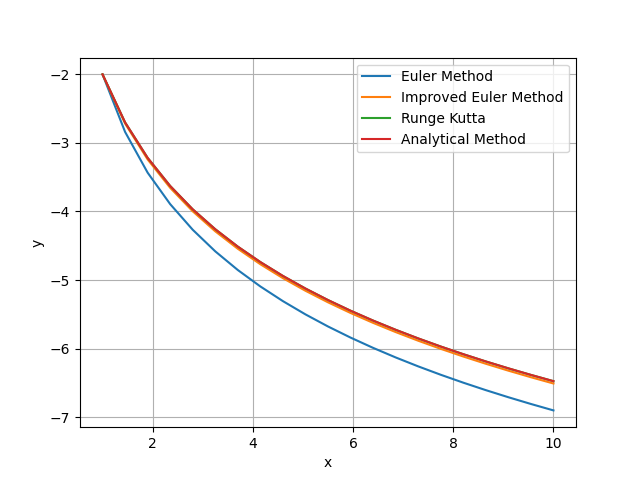

Here is the Python script that generated this plot:
import matplotlib.pyplot as plt
import numpy as np

class DifferentialEquation:
    def __init__(self, x_0=1, y_0=-2, X=7, n=60, N=120, check_E=True, check_IE=True, check_RK=True, check_exact=True):
        """
        :param check_E: if True prints Euler's method
        :param check_IE: if True prints Improved Euler's method
        :param check_RK: if True prints Runge-Kutta's method
        :param check_exact: if True prints exact solution
        """

        self.x_0 = x_0
        self.y_0 = y_0
        self.X = X
        self.n = n
        self.N = N
        self.check_E = check_E
        self.check_IE = check_IE
        self.check_RK = check_RK
        self.check_exact = check_exact
        self.h = (self.X - self.x_0) / self.n
        self.x_array = np.arange(self.x_0, self.X + self.h, self.h)
        self.C = 1 / self.x_0 - 1 / (np.exp(self.y_0) * self.x_0 ** 2)

    def solve(self):

        self.em = Euler_Method(self.x_0, self.y_0, self.X, self.n, self.N)
        self.iem = Improved_Euler_Method(self.x_0, self.y_0, self.X, self.n, self.N)
        self.rk = Runge_Kutta(self.x_0, self.y_0, self.X, self.n, self.N)
        self.am = Exact(self.x_0, self.y_0, self.X, self.n, self.N)

    def prime_function(self, x, y):
        """
        :param x: corresponding x
        :param y: corresponding y
        :return: result of y_prime(x,y)
        """
        return np.exp(y) - 2 / x

    def functions(self):
        """
        return: graph of functions
        """
        self.all_y = np.array([])
        self.labels = np.array([])
        if self.check_E == True:
            self.all_y = np.append(self.all_y, self.em.solve())
            self.labels = np.append(self.labels, "Euler Method")
        if self.check_IE == True:
            self.all_y = np.append(self.all_y, self.iem.solve())
            self.labels = np.append(self.labels, "Improved Euler Method")
        if self.check_RK == True:
            self.all_y = np.append(self.all_y, self.rk.solve())
            self.labels = np.append(self.labels, "Runge Kutta")
        if self.check_exact == True:
            self.all_y = np.append(self.all_y, self.am.solve())
            self.labels = np.append(self.labels, "Analytical Method")
        if self.labels.size > 0:
            self.all_y = np.array_split(self.all_y, self.labels.size)
            for i in range(self.labels.size):
                plt.plot(self.x_array, self.all_y[i], label=self.labels[i])
            plt.legend()
        plt.grid()
        plt.xlabel("x")
        plt.ylabel("y")
        plt.savefig("functions.png")
        return plt.show()

    def GTE(self):
        """
        return: plot of GTE for some methods
        """
        self.y_exact = self.am.solve()
        self.all_y_err = np.array([])
        self.labels = np.array([])
        if self.check_E == True:
            self.all_y_err = np.append(self.all_y_err, abs(self.em.solve() - self.y_exact))
            self.labels = np.append(self.labels, "Euler Method")
        if self.check_IE == True:
            self.all_y_err = np.append(self.all_y_err, abs(self.iem.solve() - self.y_exact))
            self.labels = np.append(self.labels, "Improved Euler Method")
        if self.check_RK == True:
            self.all_y_err = np.append(self.all_y_err, abs(self.rk.solve() - self.y_exact))
            self.labels = np.append(self.labels, "Runge Kutta")
        if self.labels.size > 0:
            self.all_y_err = np.array_split(self.all_y_err, self.labels.size)
            for i in range(self.labels.size):
                plt.plot(self.x_array, self.all_y_err[i], label=self.labels[i])
            plt.legend()
        plt.grid()
        plt.xlabel("x")
        plt.ylabel("y")
        plt.savefig("GTE.png")
        return plt.show()

    def LTE(self):
        """
        return: plot of LTE for some methods
        """
        self.y_exact = self.am.solve()
        self.all_y_err = np.array([])
        self.labels = np.array([])
        if self.check_E == True:
            self.all_y_err = np.append(self.all_y_err, abs(self.em.solve_LTE(self.y_exact) - self.y_exact))
            self.labels = np.append(self.labels, "Euler Method")
        if self.check_IE == True:
            self.all_y_err = np.append(self.all_y_err, abs(self.iem.solve_LTE(self.y_exact) - self.y_exact))
            self.labels = np.append(self.labels, "Improved Euler Method")
        if self.check_RK == True:
            self.all_y_err = np.append(self.all_y_err, abs(self.rk.solve_LTE(self.y_exact) - self.y_exact))
            self.labels = np.append(self.labels, "Runge Kutta")
        if self.labels.size > 0:
            self.all_y_err = np.array_split(self.all_y_err, self.labels.size)
            for i in range(self.labels.size):
                plt.plot(self.x_array, self.all_y_err[i], label=self.labels[i])
            plt.legend()
        plt.grid()
        plt.xlabel("x")
        plt.ylabel("y")
        plt.savefig("LTE.png")
        return plt.show()

    def GTEM(self, step = 1):
        """
        for each step in range between n and N make approximation and plot maximum for each step
        param step: size of step
        return: plot of max GTE
        """
        self.labels = np.array([])
        if self.check_E == True:
            self.labels = np.append(self.labels, "Euler Method")
        if self.check_IE == True:
            self.labels = np.append(self.labels, "Improved Euler Method")
        if self.check_RK == True:
            self.labels = np.append(self.labels, "Runge Kutta")
        self.max_errs = []
        self.n_arr = np.arange(self.n, self.N + step, step)
        for i in self.n_arr:
            temp = DifferentialEquation(self.x_0, self.y_0, self.X, i, self.N)
            temp.solve()
            self.y_exact = temp.am.solve()
            if self.check_E == True:
                self.max_errs.append(max(abs(temp.em.solve() - self.y_exact)))
            if self.check_IE == True:
                self.max_errs.append(max(abs(temp.iem.solve() - self.y_exact)))
            if self.check_RK == True:
                self.max_errs.append(max(abs(temp.rk.solve() - self.y_exact)))
        if self.labels.size > 0:
            self.max_errs = np.transpose(np.array_split(self.max_errs, self.max_errs.__len__() / self.labels.size))
            for i in range(self.labels.size):
                plt.plot(self.n_arr, self.max_errs[i], label=self.labels[i])
            plt.legend()
        plt.grid()
        plt.xlabel("step size")
        plt.ylabel("max error")
        plt.savefig("max_GTE.png")
        return plt.show()

    def LTEM(self, step = 1):
        """
        for each step in range between n and N make approximation and plot maximum for each step
        :param step: size of step
        :return: plot of max LTE
        """
        self.labels = np.array([])
        if self.check_E == True:
            self.labels = np.append(self.labels, "Euler Method")
        if self.check_IE == True:
            self.labels = np.append(self.labels, "Improved Euler Method")
        if self.check_RK == True:
            self.labels = np.append(self.labels, "Runge Kutta")
        self.max_errs = []
        self.n_arr = np.arange(self.n, self.N + step, step)
        for i in self.n_arr:
            temp = DifferentialEquation(self.x_0, self.y_0, self.X, i, self.N)
            temp.solve()
            self.y_exact = temp.am.solve()
            if self.check_E == True:
                self.max_errs.append(max(abs(temp.em.solve_LTE(self.y_exact) - self.y_exact)))
            if self.check_IE == True:
                self.max_errs.append(max(abs(temp.iem.solve_LTE(self.y_exact) - self.y_exact)))
            if self.check_RK == True:
                self.max_errs.append(max(abs(temp.rk.solve_LTE(self.y_exact) - self.y_exact)))
        if self.labels.size > 0:
            self.max_errs = np.transpose(np.array_split(self.max_errs, self.max_errs.__len__() / self.labels.size))
            for i in range(self.labels.size):
                plt.plot(self.n_arr, self.max_errs[i], label=self.labels[i])
            plt.legend()
        plt.grid()
        plt.xlabel("step size")
        plt.ylabel("max error")
        plt.savefig("max_LTE.png")
        return plt.show()


class Exact(DifferentialEquation):
    def __init__(self, x_0=1, y_0=-2, X=7, n=60, N = 120):
        """
        :param x_0: beginning x
        :param y_0: beginning y
        :param X: end x
        :param n: number of steps
        """
        DifferentialEquation.__init__(self, x_0=x_0, y_0=y_0, X=X, n=n, N = N)
        self.correspond_array = np.array([self.y_0])

    def y(self, x, C):
        """
        :param x: x
        :param C: const
        :return: result of y(x,C)
        """
        return np.log(1 / (x - C * x ** 2))

    def solve(self):
        """
        :return: array of y corresponding to array of  x
        """
        self.correspond_array = np.array([self.y_0])
        for i in range(1, self.x_array.size):
            self.correspond_array = np.append(self.correspond_array, self.y(self.x_array[i], self.C))
        return self.correspond_array


class Euler_Method(DifferentialEquation):
    def __init__(self, x_0=1, y_0=-2, X=7, n=60, N=120):
        """
        :param x_0: beginning x
        :param y_0: beginning y
        :param X: end x
        :param n: number of steps
        """
        DifferentialEquation.__init__(self, x_0=x_0, y_0=y_0, X=X, n=n, N = N)
        self.correspond_array = np.array([self.y_0])

    def solve(self):
        """
        :return: array of y corresponding to array of  x
        """
        self.correspond_array = np.array([self.y_0])
        for i in range(self.x_array.size - 1):
            self.correspond_array = np.append(self.correspond_array, self.correspond_array[i] + self.h * self.prime_function(self.x_array[i], self.correspond_array[i]))
        return self.correspond_array

    def solve_LTE(self, y_ex):
        """
        :param y_ex: array of exact solution's y
        :return: array of y corresponding to array of  x
        """
        self.correspond_array = np.array([self.y_0])
        for i in range(self.x_array.size - 1):
            self.correspond_array = np.append(self.correspond_array,y_ex[i] + self.h * self.prime_function(self.x_array[i], y_ex[i]))
        return self.correspond_array


class Improved_Euler_Method(DifferentialEquation):
    def __init__(self, x_0=1, y_0=-2, X=7, n=60, N=120):
        """
        :param x_0: beginning x
        :param y_0: beginning y
        :param X: end x
        :param n: number of steps
        """
        DifferentialEquation.__init__(self, x_0=x_0, y_0=y_0, X=X, n=n, N=N)
        self.correspond_array = np.array([self.y_0])

    def IEM(self, x, y, h):
        return self.prime_function(x, y) + self.prime_function(x + h, y + h * self.prime_function(x, y))

    def solve(self):
        """
        :return: array of y corresponding to array of  x
        """
        self.correspond_array = np.array([self.y_0])
        for i in range(self.x_array.size - 1):
            self.correspond_array = np.append(self.correspond_array,self.correspond_array[i] + self.h / 2 * self.IEM(self.x_array[i],self.correspond_array[i],self.h))
        return self.correspond_array

    def solve_LTE(self, y_ex):
        """
        :param y_ex: array of exact solution's y
        :return: array of y corresponding to array of  x
        """
        self.correspond_array = np.array([self.y_0])
        for i in range(self.x_array.size - 1):
            self.correspond_array = np.append(self.correspond_array,y_ex[i] + self.h / 2 * self.IEM(self.x_array[i], y_ex[i], self.h))
        return self.correspond_array


class Runge_Kutta(DifferentialEquation):
    def __init__(self, x_0=1, y_0=-2, X=7, n=60, N=120):
        """
        :param x_0: beginning x
        :param y_0: beginning y
        :param X: end x
        :param n: number of steps
        """
        DifferentialEquation.__init__(self, x_0=x_0, y_0=y_0, X=X, n=n, N=N)
        self.correspond_array = np.array([self.y_0])

    def RK(self, x, y, h):
        k1 = self.prime_function(x, y)
        k2 = self.prime_function(x + h / 2, y + h * k1 / 2)
        k3 = self.prime_function(x + h / 2, y + h * k2 / 2)
        k4 = self.prime_function(x + h, y + h * k3)
        return (k1 + 2 * k2 + 2 * k3 + k4)

    def solve(self):
        """
        :return: array of y corresponding to array of  x
        """
        self.correspond_array = np.array([self.y_0])
        for i in range(self.x_array.size - 1):
            self.correspond_array = np.append(self.correspond_array,self.correspond_array[i] + self.h / 6 * self.RK(self.x_array[i],self.correspond_array[i],self.h))
        return self.correspond_array

    def solve_LTE(self, y_ex):
        """
        :param y_ex: array of exact solution's y
        :return: array of y corresponding to array of  x
        """
        self.correspond_array = np.array([self.y_0])
        for i in range(self.x_array.size - 1):
            self.correspond_array = np.append(self.correspond_array,y_ex[i] + self.h / 6 * self.RK(self.x_array[i], y_ex[i], self.h))
        return self.correspond_array
